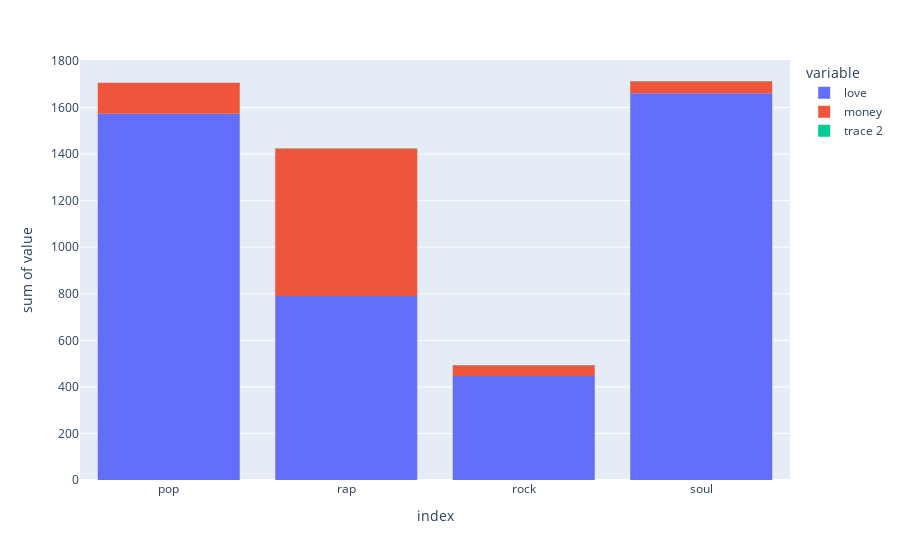

Here is the notebook cell this chart was saved with:
### Code cell
summed_fig = px.histogram(loaded_sum_df, y=['love', 'money'], x=loaded_sum_df.index,
                         # barmode='group')
                         )
money_fig = graph_objects.Histogram(
    x=loaded_sum_df.index,
    y=loaded_sum_df['money'].values
)

summed_fig.add_trace(money_fig)

# fig.update_layout(showlegend=False)
summed_fig.show()

### Figure 1 — Plotly figure (JSON) as saved in the notebook; plotly's stock layout.template omitted (floating-point values rounded to 4 significant figures)
{"data": [{"alignmentgroup": "True", "bingroup": "x", "histfunc": "sum", "hovertemplate": "variable=love<br>index=%{x}<br>sum of value=%{y}<extra></extra>", "legendgroup": "love", "marker": {"color": "#636efa", "pattern": {"shape": ""}}, "name": "love", "offsetgroup": "love", "orientation": "v", "showlegend": true, "type": "histogram", "x": ["pop", "rap", "rock", "soul"], "xaxis": "x", "y": [1573, 790, 447, 1661], "yaxis": "y"}, {"alignmentgroup": "True", "bingroup": "x", "histfunc": "sum", "hovertemplate": "variable=money<br>index=%{x}<br>sum of value=%{y}<extra></extra>", "legendgroup": "money", "marker": {"color": "#EF553B", "pattern": {"shape": ""}}, "name": "money", "offsetgroup": "money", "orientation": "v", "showlegend": true, "type": "histogram", "x": ["pop", "rap", "rock", "soul"], "xaxis": "x", "y": [133, 634, 46, 52], "yaxis": "y"}, {"type": "histogram", "x": ["pop", "rap", "rock", "soul"], "y": [133, 634, 46, 52]}], "layout": {"autosize": true, "barmode": "relative", "legend": {"title": {"text": "variable"}, "tracegroupgap": 0}, "margin": {"t": 60}, "xaxis": {"anchor": "y", "autorange": true, "domain": [0, 1], "range": [-0.5, 3.5], "title": {"text": "index"}, "type": "category"}, "yaxis": {"anchor": "x", "autorange": true, "domain": [0, 1], "range": [0, 1804.0], "title": {"text": "sum of value"}, "type": "linear"}}}
